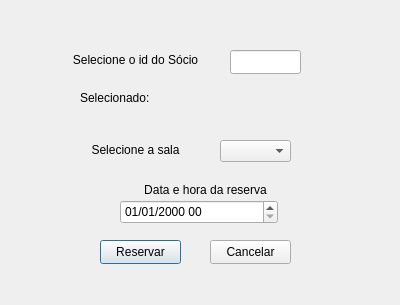
<?xml version="1.0" encoding="UTF-8"?>
<ui version="4.0">
 <class>Dialog</class>
 <widget class="QDialog" name="Dialog">
  <property name="geometry">
   <rect>
    <x>0</x>
    <y>0</y>
    <width>400</width>
    <height>305</height>
   </rect>
  </property>
  <property name="windowTitle">
   <string>Dialog</string>
  </property>
  <widget class="QComboBox" name="sala_combobox">
   <property name="geometry">
    <rect>
     <x>220</x>
     <y>140</y>
     <width>71</width>
     <height>22</height>
    </rect>
   </property>
   <property name="currentIndex">
    <number>-1</number>
   </property>
   <property name="placeholderText">
    <string/>
   </property>
  </widget>
  <widget class="QPushButton" name="reserva_button">
   <property name="geometry">
    <rect>
     <x>100</x>
     <y>240</y>
     <width>81</width>
     <height>24</height>
    </rect>
   </property>
   <property name="text">
    <string>Reservar</string>
   </property>
  </widget>
  <widget class="QPushButton" name="cancela_button">
   <property name="geometry">
    <rect>
     <x>210</x>
     <y>240</y>
     <width>81</width>
     <height>24</height>
    </rect>
   </property>
   <property name="text">
    <string>Cancelar</string>
   </property>
  </widget>
  <widget class="QDateTimeEdit" name="dateTimeEdit">
   <property name="geometry">
    <rect>
     <x>120</x>
     <y>200</y>
     <width>158</width>
     <height>24</height>
    </rect>
   </property>
   <property name="currentSection">
    <enum>QDateTimeEdit::DaySection</enum>
   </property>
   <property name="displayFormat">
    <string>dd/MM/yyyy HH</string>
   </property>
  </widget>
  <widget class="QLabel" name="label">
   <property name="geometry">
    <rect>
     <x>110</x>
     <y>180</y>
     <width>191</width>
     <height>20</height>
    </rect>
   </property>
   <property name="text">
    <string>Data e hora da reserva</string>
   </property>
   <property name="alignment">
    <set>Qt::AlignCenter</set>
   </property>
  </widget>
  <widget class="QLabel" name="label_3">
   <property name="geometry">
    <rect>
     <x>40</x>
     <y>50</y>
     <width>191</width>
     <height>20</height>
    </rect>
   </property>
   <property name="text">
    <string>Selecione o id do Sócio</string>
   </property>
   <property name="alignment">
    <set>Qt::AlignCenter</set>
   </property>
  </widget>
  <widget class="QLabel" name="label_4">
   <property name="geometry">
    <rect>
     <x>40</x>
     <y>140</y>
     <width>191</width>
     <height>20</height>
    </rect>
   </property>
   <property name="text">
    <string>Selecione a sala</string>
   </property>
   <property name="alignment">
    <set>Qt::AlignCenter</set>
   </property>
  </widget>
  <widget class="QLineEdit" name="id_lineedit">
   <property name="geometry">
    <rect>
     <x>230</x>
     <y>50</y>
     <width>71</width>
     <height>24</height>
    </rect>
   </property>
  </widget>
  <widget class="QLabel" name="selecionado">
   <property name="geometry">
    <rect>
     <x>80</x>
     <y>90</y>
     <width>231</width>
     <height>16</height>
    </rect>
   </property>
   <property name="text">
    <string>Selecionado:</string>
   </property>
  </widget>
 </widget>
 <resources/>
 <connections/>
</ui>
